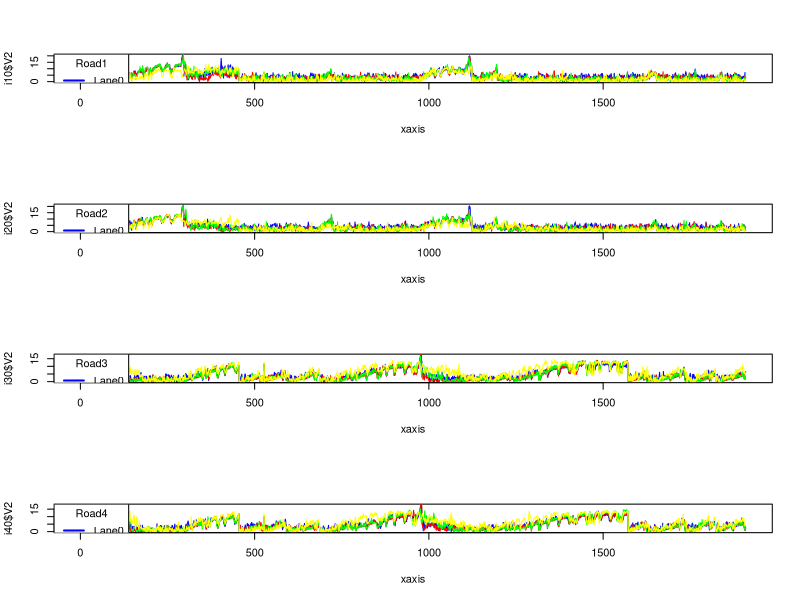

This figure's R source:
file <- read.csv('fuel.csv',header=FALSE)
i10 <- subset( file, V1 == "1i_0")
i11 <- subset( file, V1 == "1i_1")
i12 <- subset( file, V1 == "1i_2")
i13 <- subset( file, V1 == "1i_3")
i20 <- subset( file, V1 == "2i_0")
i21 <- subset( file, V1 == "2i_1")
i22 <- subset( file, V1 == "2i_2")
i23 <- subset( file, V1 == "2i_3")
i30 <- subset( file, V1 == "3i_0")
i31 <- subset( file, V1 == "3i_1")
i32 <- subset( file, V1 == "3i_2")
i33 <- subset( file, V1 == "3i_3")
i40 <- subset( file, V1 == "4i_0")
i41 <- subset( file, V1 == "4i_1")
i42 <- subset( file, V1 == "4i_2")
i43 <- subset( file, V1 == "4i_3")

xaxis <- seq(1,nrow(i10))
X11(width=28,height=10)
par("cin",mfrow=c(4,1))

plot(xaxis,i10$V2,type="l",col="blue")
lines(xaxis,i11$V2,col="red")
lines(xaxis,i12$V2,col="green")
lines(xaxis,i13$V2,col="yellow")
legend("topleft",title="Road1",c("Lane0","Lane1","Lane2","Lane3"),col=c("blue","red","green","yellow"),lwd=c(2,2,2,2))

plot(xaxis,i20$V2,type="l",col="blue")
lines(xaxis,i21$V2,col="red")
lines(xaxis,i22$V2,col="green")
lines(xaxis,i23$V2,col="yellow")
legend("topleft",title="Road2",c("Lane0","Lane1","Lane2","Lane3"),col=c("blue","red","green","yellow"),lwd=c(2,2,2,2))

plot(xaxis,i30$V2,type="l",col="blue")
lines(xaxis,i31$V2,col="red")
lines(xaxis,i32$V2,col="green")
lines(xaxis,i33$V2,col="yellow")
legend("topleft",title="Road3",c("Lane0","Lane1","Lane2","Lane3"),col=c("blue","red","green","yellow"),lwd=c(2,2,2,2))

plot(xaxis,i40$V2,type="l",col="blue")
lines(xaxis,i41$V2,col="red")
lines(xaxis,i42$V2,col="green")
lines(xaxis,i43$V2,col="yellow")
legend("topleft",title="Road4",c("Lane0","Lane1","Lane2","Lane3"),col=c("blue","red","green","yellow"),lwd=c(2,2,2,2))

invisible(readLines("stdin",n=1))
